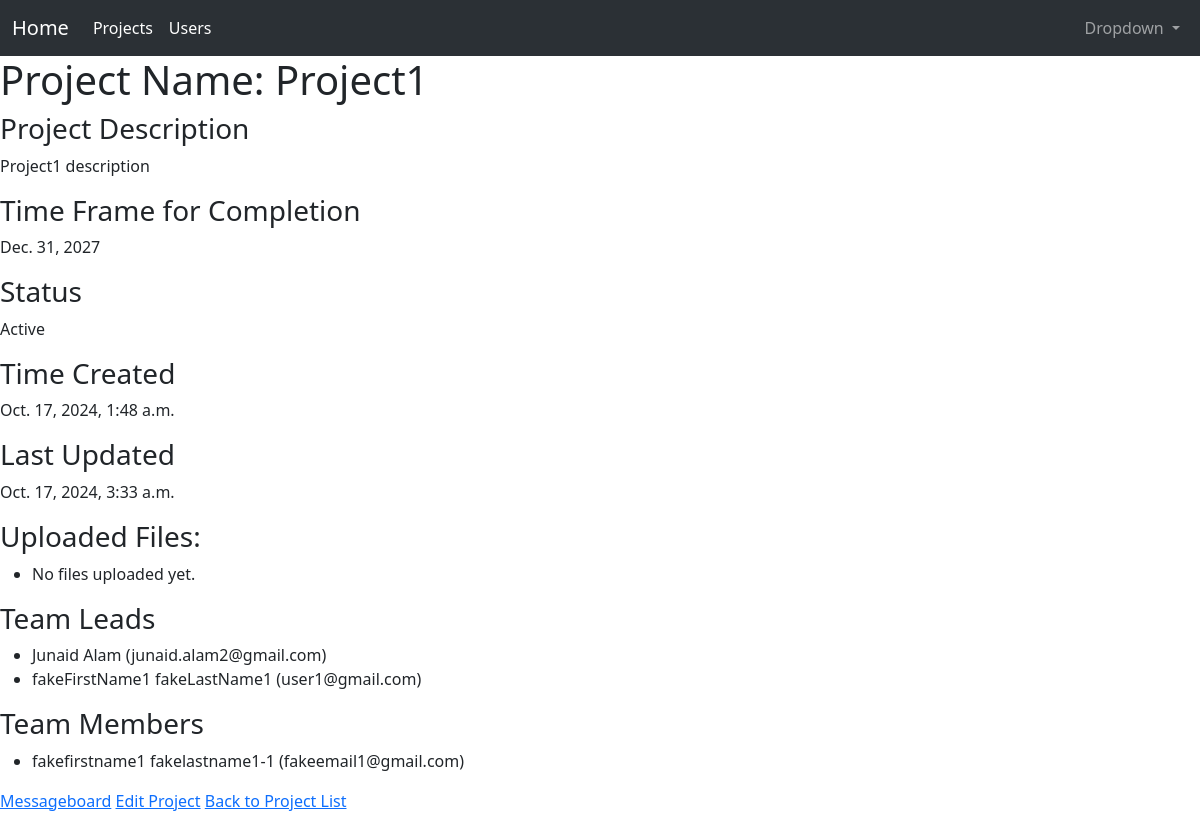
Page /projects/3/ (signed in) on the earlier database version.
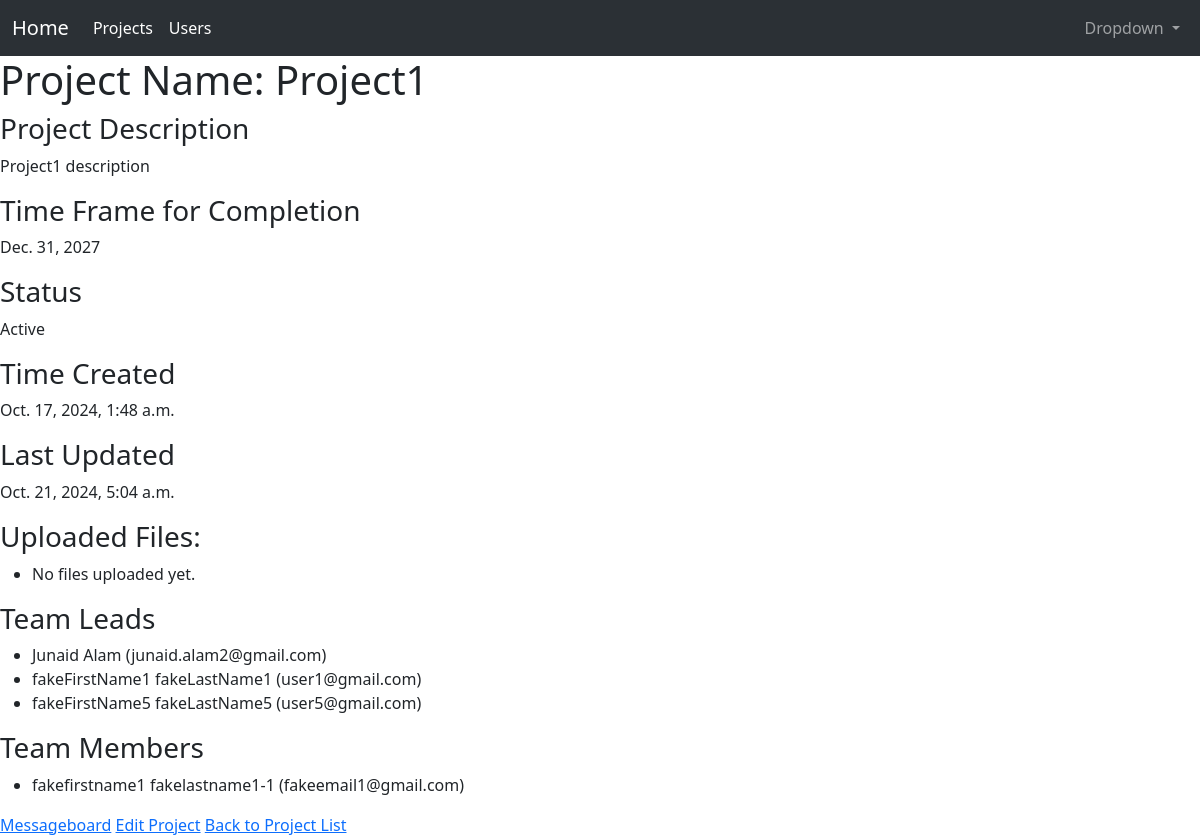
Same page on the later database version.
### projects/models.py (models this page shows, shortened)
class Project(models.Model):
    name                        = models.CharField(max_length=255, blank=False, null=False)
    description                 = models.TextField(blank=False, null=False)
    time_frame_for_completion   = models.DateField(blank=False, null=False)
    time_created                = models.DateTimeField(auto_now_add=True, blank=False, null=False)
    time_updated = models.DateTimeField(auto_now=True, blank=False, null=False)
    users = models.ManyToManyField(CustomUser, related_name='projects', through='Membership')
    ACTIVE = 'A'
    COMPLETED = 'C'
    DORMANT = 'D'
    STATUS_CHOICES = (
        (ACTIVE, "Active"),
        (COMPLETED, "Completed"),
        (DORMANT, "Dormant"),
    )
    status = models.CharField(
        max_length=1,
        choices = STATUS_CHOICES,
        default = ACTIVE,
    )
    def is_team_member(self, user):
        return self.membership_set.filter(user=user, role__in=['Team Member', 'Team Lead']).exists()

class Membership(models.Model):
    TEAM_MEMBER = 'Team Member'
    TEAM_LEAD = 'Team Lead'
    ROLE_CHOICES = (
        (TEAM_MEMBER, 'Team Member'),
        (TEAM_LEAD, 'Team Lead'),
    )
    user = models.ForeignKey(CustomUser, on_delete=models.CASCADE)
    project = models.ForeignKey(Project, on_delete=models.CASCADE)
    role = models.CharField(max_length=20, choices=ROLE_CHOICES, default=TEAM_MEMBER, blank=False, null=False)

### users/models.py (models this page shows, shortened)
class CustomUser(AbstractUser):
    PERMISSIONS_USER = 'user'
    PERMISSIONS_ADMIN = 'admin'
    USER_PERMISSIONS = [
        (PERMISSIONS_USER, 'User'),
        (PERMISSIONS_ADMIN, 'Admin'),
    ]
    username = None  # Disable username
    email = models.EmailField(_("email address"), max_length=100, unique=True, blank=False, null=False)
    date_joined = models.DateTimeField(verbose_name="date joined", auto_now_add=True, blank=False, null=False)
    max_permissions_length = max(len(PERMISSIONS_USER), len(PERMISSIONS_ADMIN))
    permissions = models.CharField(choices=USER_PERMISSIONS, default=PERMISSIONS_USER, max_length = max_permissions_length, blank=False, null=False)
    first_name = models.CharField(max_length=50, blank=False, null=False)
    last_name = models.CharField(max_length=50, blank=False, null=False)
    USERNAME_FIELD = "email"  # Set email as the username field
    REQUIRED_FIELDS = ['first_name', 'last_name']  # Fields required on superuser creation
    objects = CustomUserManager()
    class Meta:
        verbose_name = 'User'
        verbose_name_plural = 'Users'

### projects/views.py (the view)
# urls.py: path('<int:pk>/', ProjectDetailView.as_view(), name='projects-detail'),
class ProjectDetailView(DetailView):
    template_name = 'projects/project_detail.html'
    queryset = Project.objects.all()
    def get_context_data(self, **kwargs):
        context = super().get_context_data(**kwargs)
        project = self.get_object()
        context['file_uploads'] = project.uploaded_files.all()
        context['team_leads'] = project.membership_set.filter(role=Membership.TEAM_LEAD)
        context['team_members'] = project.membership_set.filter(role=Membership.TEAM_MEMBER)
        context['is_team_member'] = project.is_team_member(self.request.user)
        context['is_superuser'] = self.request.user.is_superuser
        return context

### projects/templates/projects/project_detail.html (shortened to what this page needs)
{% extends 'base.html' %}
{% block content %}
<h1>Project Name: {{object.name}}</h1>
{% if object.description %}
<h3>Project Description</h3>
<p>{{object.description}}</p>
{% else %}
<p>Description Coming Soon</p>
{% endif %}
{% if object.time_frame_for_completion %}
<h3>Time Frame for Completion</h3>
<p>{{object.time_frame_for_completion}}</p>
{% else %}
<p>Time frame coming soon</p>
{% endif %}
{% if object.status %}
<h3>Status</h3>
<p>{{object.get_status_display}}</p>
{% else %}
<p>Status coming soon</p>
{% endif %}
{% if object.time_created %}
<h3>Time Created</h3>
<p>{{object.time_created}}</p>
{% else %}
<p>Time created coming soon</p>
{% endif %}
{% if object.time_updated %}
<h3>Last Updated</h3>
<p>{{object.time_updated}}</p>
{% else %}
<p>Time updated coming soon</p>
{% endif %}
<h3>Uploaded Files:</h3>
<ul>
    {% for file in file_uploads %}
        <li><a href="{{ file.file.url }}">{{ file.file.name }}</a></li>
    {% empty %}
        <li>No files uploaded yet.</li>
    {% endfor %}
</ul>
<h3>Team Leads</h3>
{% if team_leads %}
    <ul>
        {% for lead in team_leads %}
        <li>{{ lead.user.get_full_name }} ({{ lead.user.email }})</li>
        {% endfor %}
    </ul>
{% else %}
    <p>No team leads assigned yet.</p>
{% endif %}
<h3>Team Members</h3>
{% if team_members %}
    <ul>
        {% for member in team_members %}
        <li>{{ member.user.get_full_name }} ({{ member.user.email }})</li>
        {% endfor %}
    </ul>
{% else %}
    <p>No team members assigned yet.</p>
{% endif %}
<a href="{% url 'messageboards:project-messageboard-list' object.pk %}">Messageboard</a>
{% if is_team_member or is_superuser %}
    <a href="{% url 'projects:projects-update' object.pk %}">Edit Project</a>
{% else %}
    <a href="#" style="color: gray;" data-toggle="tooltip" title="Must be a project team member to edit">Edit Project</a>
{% endif %}
<a href="{% url 'projects:projects-list' %}">Back to Project List</a>
{% endblock %}

Differences in the rows shown:
changed Project "Project1": time_updated "Oct. 17, 2024, 3:33 a.m." → "Oct. 21, 2024, 5:04 a.m."
added Membership: user.get_full_name "fakeFirstName5 fakeLastName5", user.email "user5@gmail.com", shown under "Team Leads"
